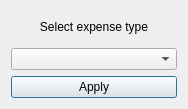
<?xml version="1.0" encoding="UTF-8"?>
<ui version="4.0">
 <class>EP_ExpenesType_CustomFilter</class>
 <widget class="QDialog" name="EP_ExpenesType_CustomFilter">
  <property name="geometry">
   <rect>
    <x>0</x>
    <y>0</y>
    <width>188</width>
    <height>109</height>
   </rect>
  </property>
  <property name="windowTitle">
   <string>Dialog</string>
  </property>
  <layout class="QGridLayout" name="gridLayout">
   <item row="0" column="0">
    <widget class="QLabel" name="label">
     <property name="text">
      <string>Select expense type</string>
     </property>
     <property name="alignment">
      <set>Qt::AlignCenter</set>
     </property>
    </widget>
   </item>
   <item row="1" column="0">
    <widget class="QComboBox" name="comboBox"/>
   </item>
   <item row="2" column="0">
    <widget class="QPushButton" name="pushButton">
     <property name="text">
      <string>Apply</string>
     </property>
    </widget>
   </item>
  </layout>
 </widget>
 <resources/>
 <connections/>
</ui>
